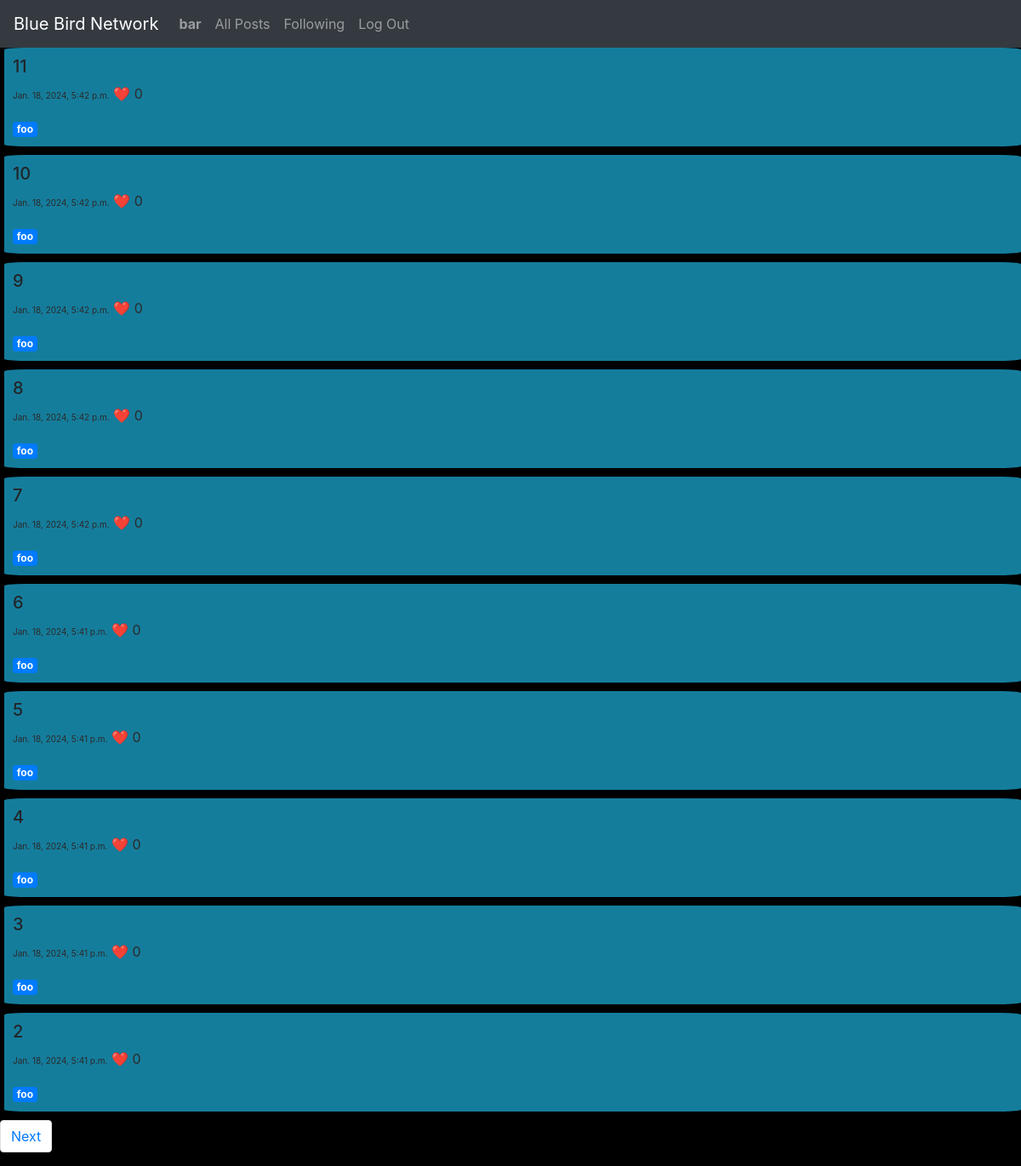
The app's page /followingpage/ (signed in) with its own data.
### network/models.py (models this page shows, shortened)
class User(AbstractUser):
    pass

class Tweet(models.Model):
    user = models.ForeignKey(User, on_delete=models.CASCADE, related_name= "user1")
    title = models.CharField(max_length=64)
    content = models.TextField()
    timestamp = models.DateTimeField(auto_now_add=True)
    likes = models.IntegerField(default = 0)

### network/views.py (the view)
# urls.py: path("followingpage/", views.followingpage , name = "followingpage"),
def followingpage(request):
    pageNumber = int(request.GET.get('page', 1))
    nextPageUrl = '?page=' + str(pageNumber + 1)
    lastPageUrl = '?page=' + str(pageNumber - 1) if pageNumber > 1 else ""
    displacementAmount = (pageNumber - 1) * 10
    users_followed = FS.objects.filter(follower = request.user).values_list('following', flat = True)
    old_posts = Tweet.objects.filter(user__in=users_followed).order_by("-likes" , "-timestamp")[displacementAmount:displacementAmount+10]
    morePosts = Tweet.objects.filter(user__in=users_followed).order_by("-likes" , "-timestamp")[displacementAmount+10:displacementAmount+20].exists()
    return render(request, "network/followingpage.html", {'old_posts': old_posts, 'nextPageUrl': nextPageUrl , 'lastPageUrl': lastPageUrl, "more_posts":morePosts})

### network/templates/network/followingpage.html (shortened to what this page needs)
{% extends "network/layout.html" %}
{% block body %}
    <html lang="en">
        <body>
            {% for post in old_posts %}
                <div id = "old_posts">
                    <h5>{{ post.title }}</h5>
                    <p style=" color:rgb(43, 42, 42);"><span style = "font-size: x-small;">{{ post.timestamp }}</span> ❤️ <span>{{ post.likes }}</span></p>
                    <a href="{% url 'smprofilefollowing' post.user.username %}" class="badge badge-primary">{{ post.user }}</a>
                </div>
            {% endfor %}
            <nav aria-label="Page navigation example">
                <ul class="pagination">
                    {% if more_posts %}
                    <li class="page-item"><a class="page-link" href="{{ nextPageUrl }}">Next</a></li>
                    {% endif %}
                </ul>
            </nav>
        </body>
    </html>
{% endblock %}

### network/templates/network/layout.html (shortened to what this page needs)
{% load static %}
<!DOCTYPE html>
<html lang="en">
    <head>
        <link rel="stylesheet" href="https://stackpath.bootstrapcdn.com/bootstrap/4.4.1/css/bootstrap.min.css">
        <link href="{% static 'network/styles.css' %}" rel="stylesheet">
    </head>
    <body>
        <nav class="navbar navbar-expand-lg navbar-dark bg-dark">
            <a class="navbar-brand" href="{% url 'index' %}">Blue Bird Network</a>
            <div>
              <ul class="navbar-nav mr-auto">
                {% if user.is_authenticated %}
                    <li class="nav-item">
                        <a class="nav-link" href="{% url 'smprofile' username=user.username %}"><strong>{{ user.username }}</strong></a>
                    </li>
                {% endif %}
                <li class="nav-item">
                  <a class="nav-link" href="{% url 'index' %}">All Posts</a>
                </li>
                {% if user.is_authenticated %}
                    <li class="nav-item">
                        <a class="nav-link" href="{% url 'followingpage' %}">Following</a>
                    </li>
                    <li class="nav-item">
                        <a class="nav-link" href="{% url 'logout' %}">Log Out</a>
                    </li>
                {% endif %}
              </ul>
            </div>
          </nav>
        <div class="body">
            {% block body %}
            {% endblock %}
        </div>
    </body>
</html>

### network/static/network/styles.css (style rules this page uses)
#old_posts { background-color: #157d9c; padding: 10px; margin-bottom: 10px; animation-name: hide; animation-duration: 2s; animation-fill-mode: forwards; animation-play-state: paused; border-radius: 2%; margin-left: 5px; }
body { background-color: black; }

### records on screen
User: username "bar"
Tweet: title "11", timestamp "Jan. 18, 2024, 5:42 p.m.", likes "0", user "foo"
Tweet: title "10", timestamp "Jan. 18, 2024, 5:42 p.m.", likes "0", user "foo"
Tweet: title "9", timestamp "Jan. 18, 2024, 5:42 p.m.", likes "0", user "foo"
Tweet: title "8", timestamp "Jan. 18, 2024, 5:42 p.m.", likes "0", user "foo"
Tweet: title "7", timestamp "Jan. 18, 2024, 5:42 p.m.", likes "0", user "foo"
Tweet: title "6", timestamp "Jan. 18, 2024, 5:41 p.m.", likes "0", user "foo"
Tweet: title "5", timestamp "Jan. 18, 2024, 5:41 p.m.", likes "0", user "foo"
Tweet: title "4", timestamp "Jan. 18, 2024, 5:41 p.m.", likes "0", user "foo"
Tweet: title "3", timestamp "Jan. 18, 2024, 5:41 p.m.", likes "0", user "foo"
Tweet: title "2", timestamp "Jan. 18, 2024, 5:41 p.m.", likes "0", user "foo"
